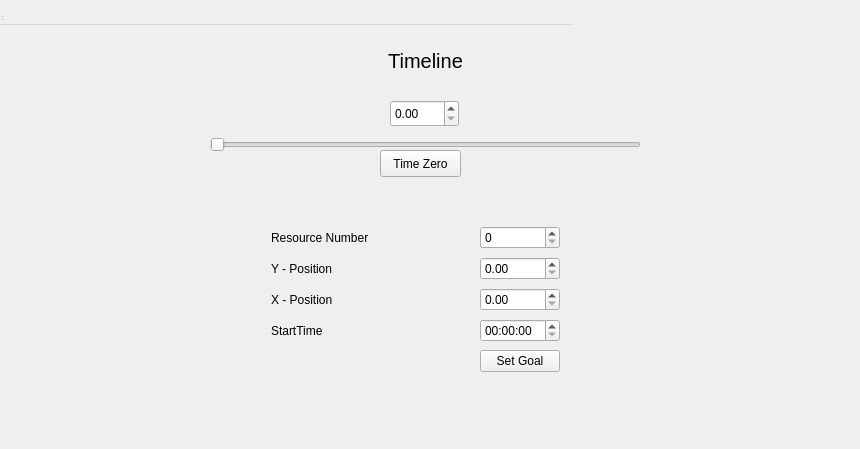
<?xml version="1.0" encoding="UTF-8"?>
<ui version="4.0">
 <class>ScrollableTimeline</class>
 <widget class="QWidget" name="ScrollableTimeline">
  <property name="geometry">
   <rect>
    <x>0</x>
    <y>0</y>
    <width>860</width>
    <height>449</height>
   </rect>
  </property>
  <property name="windowTitle">
   <string>ScrollableTimeline</string>
  </property>
  <widget class="QWidget" name="centralWidget" native="true">
   <property name="geometry">
    <rect>
     <x>140</x>
     <y>40</y>
     <width>571</width>
     <height>151</height>
    </rect>
   </property>
   <widget class="QSlider" name="horizontalSlider">
    <property name="geometry">
     <rect>
      <x>70</x>
      <y>90</y>
      <width>431</width>
      <height>29</height>
     </rect>
    </property>
    <property name="minimum">
     <number>901</number>
    </property>
    <property name="maximum">
     <number>2001</number>
    </property>
    <property name="singleStep">
     <number>1</number>
    </property>
    <property name="orientation">
     <enum>Qt::Horizontal</enum>
    </property>
    <property name="tickInterval">
     <number>5</number>
    </property>
   </widget>
   <widget class="QPushButton" name="pushButton">
    <property name="geometry">
     <rect>
      <x>240</x>
      <y>110</y>
      <width>81</width>
      <height>27</height>
     </rect>
    </property>
    <property name="text">
     <string>Time Zero</string>
    </property>
   </widget>
   <widget class="QLabel" name="label">
    <property name="geometry">
     <rect>
      <x>240</x>
      <y>10</y>
      <width>91</width>
      <height>21</height>
     </rect>
    </property>
    <property name="font">
     <font>
      <pointsize>15</pointsize>
     </font>
    </property>
    <property name="text">
     <string>Timeline</string>
    </property>
    <property name="alignment">
     <set>Qt::AlignCenter</set>
    </property>
    <property name="margin">
     <number>0</number>
    </property>
   </widget>
   <widget class="QDoubleSpinBox" name="doubleSpinBox">
    <property name="geometry">
     <rect>
      <x>250</x>
      <y>60</y>
      <width>69</width>
      <height>27</height>
     </rect>
    </property>
    <property name="wrapping">
     <bool>false</bool>
    </property>
    <property name="maximum">
     <double>20010000.000000000000000</double>
    </property>
   </widget>
  </widget>
  <widget class="QMenuBar" name="menuBar">
   <property name="geometry">
    <rect>
     <x>0</x>
     <y>0</y>
     <width>572</width>
     <height>25</height>
    </rect>
   </property>
  </widget>
  <widget class="QToolBar" name="mainToolBar">
   <property name="geometry">
    <rect>
     <x>0</x>
     <y>0</y>
     <width>4</width>
     <height>13</height>
    </rect>
   </property>
  </widget>
  <widget class="QStatusBar" name="statusBar">
   <property name="geometry">
    <rect>
     <x>0</x>
     <y>0</y>
     <width>3</width>
     <height>22</height>
    </rect>
   </property>
  </widget>
  <widget class="QWidget" name="gridLayoutWidget">
   <property name="geometry">
    <rect>
     <x>260</x>
     <y>210</y>
     <width>311</width>
     <height>181</height>
    </rect>
   </property>
   <layout class="QGridLayout" name="gridLayout">
    <property name="horizontalSpacing">
     <number>2</number>
    </property>
    <property name="verticalSpacing">
     <number>3</number>
    </property>
    <item row="0" column="0">
     <widget class="QLabel" name="label_4">
      <property name="text">
       <string>Resource Number</string>
      </property>
     </widget>
    </item>
    <item row="1" column="1">
     <widget class="QDoubleSpinBox" name="doubleSpinBox_3"/>
    </item>
    <item row="4" column="1">
     <widget class="QPushButton" name="pushButton_2">
      <property name="text">
       <string>Set Goal</string>
      </property>
     </widget>
    </item>
    <item row="0" column="1">
     <widget class="QSpinBox" name="spinBox"/>
    </item>
    <item row="1" column="0">
     <widget class="QLabel" name="label_3">
      <property name="text">
       <string>Y - Position</string>
      </property>
     </widget>
    </item>
    <item row="2" column="0">
     <widget class="QLabel" name="label_2">
      <property name="text">
       <string>X - Position</string>
      </property>
     </widget>
    </item>
    <item row="4" column="0">
     <spacer name="horizontalSpacer">
      <property name="orientation">
       <enum>Qt::Horizontal</enum>
      </property>
      <property name="sizeHint" stdset="0">
       <size>
        <width>40</width>
        <height>20</height>
       </size>
      </property>
     </spacer>
    </item>
    <item row="2" column="1">
     <widget class="QDoubleSpinBox" name="doubleSpinBox_2"/>
    </item>
    <item row="3" column="0">
     <widget class="QLabel" name="label_5">
      <property name="text">
       <string>StartTime</string>
      </property>
     </widget>
    </item>
    <item row="3" column="1">
     <widget class="QTimeEdit" name="timeEdit"/>
    </item>
   </layout>
  </widget>
 </widget>
 <layoutdefault spacing="6" margin="11"/>
 <resources/>
 <connections/>
</ui>
